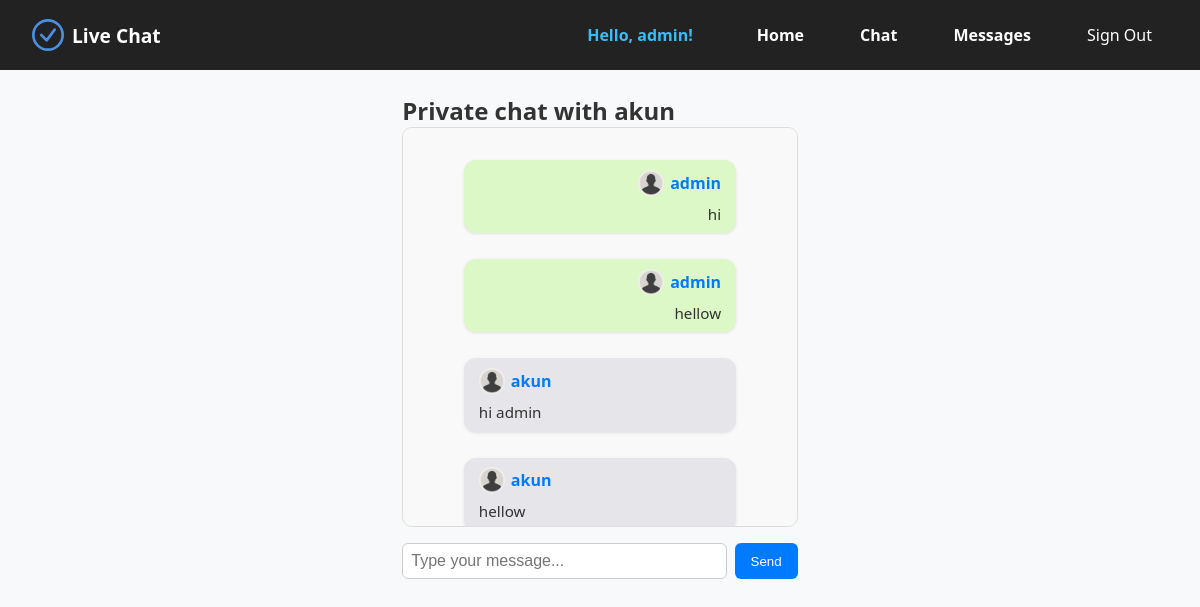
Screenshot of /chat/private/akun/ (signed in) with the database file from the repository.
### main/models.py (models this page shows, shortened)
class Profile(models.Model):
    user = models.OneToOneField(User, on_delete=models.CASCADE)
    name = models.CharField(max_length=100, blank=True)
    image = models.ImageField(upload_to='profile_pics/', blank=True, null=True)

class PrivateMessage(models.Model):
    room = models.ForeignKey(PrivateChatRoom, on_delete=models.CASCADE, related_name='messages')
    user = models.ForeignKey(User, on_delete=models.CASCADE)
    content = models.TextField()
    timestamp = models.DateTimeField(auto_now_add=True)

### main/views.py (the view)
# urls.py: path('chat/private/<str:username>/', views.private_chat_view, name='private_chat'),
@login_required
def private_chat_view(request, username):
    other_user = get_object_or_404(User, username=username)
    if other_user == request.user:
        return redirect('profile_detail', username=username)
    rooms = PrivateChatRoom.objects.annotate(num_participants=Count('participants')).filter(
        participants=request.user,
        num_participants=2
    )
    room = None
    for r in rooms:
        if r.participants.filter(id=other_user.id).exists():
            room = r
            break
    if not room:
        room = PrivateChatRoom.objects.create()
        room.participants.set([request.user, other_user])
        room.save()
    messages = room.messages.all().order_by('timestamp')
    return render(request, 'main/private_chat.html', {
        'room': room,
        'other_user': other_user,
        'messages': messages,
    })

### templates/main/private_chat.html (shortened to what this page needs)
{% extends 'main/base.html' %}
{% load static %}
{% block content %}
<div class="chat-container">
  <h2 class="chat-title">Private chat with {{ other_user.username }}</h2>
  <div id="chat-box" class="chat-box">
    {% for msg in messages %}
      <div class="message-container {% if msg.user == request.user %}own-message{% endif %}">
        <div class="message-content">
          <a href="/profile/{{ msg.user.username }}/" class="user-link">
            <img src="{% if msg.user.profile.image %}{{ msg.user.profile.image.url }}{% else %}{% static 'images/default.png' %}{% endif %}"
                 alt="pfp"
                 class="profile-pic"
                 data-username="{{ msg.user.username }}">
            <strong class="username" data-username="{{ msg.user.username }}">
              {{ msg.user.profile.name|default:msg.user.username }}
            </strong>
          </a>
          <span class="message-text">{{ msg.content }}</span>
        </div>
      </div>
    {% endfor %}
  </div>
  <form id="chat-form" class="chat-form" onsubmit="event.preventDefault(); sendMessage();">
    <input type="text" id="message-input" autocomplete="off" placeholder="Type your message..." />
    <button type="submit">Send</button>
  </form>
</div>
{% endblock %}

### templates/main/base.html (shortened to what this page needs)
<!DOCTYPE html>
<html lang="en">
<head>
  {% load static %}
  <link rel="stylesheet" href="{% static 'css/style.css' %}">
</head>
<body>
 <nav>
  <ul class="navbar navbar-left">
    <li>
      <a href="{% url 'home' %}" class="logo-link">
        <img src="{% static 'images/logo.svg' %}" alt="Logo" class="logo" />
        <span class="site-name">Live Chat</span>
      </a>
    </li>
  </ul>
  <ul class="navbar navbar-right">
    {% if user.is_authenticated %}
      <li class="welcome-user">Hello, {{ user.profile.name|default:user.username }}!</li>
      <li><a href="{% url 'home' %}">Home</a></li>
      <li><a href="{% url 'public_chat' %}">Chat</a></li>
      <li><a href="{% url 'private_chat_list' %}">Messages</a></li>
      <li>
        <form method="POST" action="{% url 'account_logout' %}" style="display:inline;">
          <button type="submit" class="btn-link">Sign Out</button>
        </form>
      </li>
    {% endif %}
  </ul>
  </nav>
  {% block content %}{% endblock %}
</body>
</html>

### static/css/style.css (style rules this page uses)
* { box-sizing: border-box; margin: 0; padding: 0; }
body { font-family: 'Segoe UI', Tahoma, Geneva, Verdana, sans-serif; background-color: #f8f9fa; color: #333; min-height: 100vh; display: flex; flex-direction: column; }
nav { background-color: #222; padding: 1rem 2rem; }
nav { background-color: #222; padding: 1rem 2rem; display: flex; justify-content: space-between; align-items: center; }
.navbar-left { list-style: none; display: flex; align-items: center; margin: 0; padding: 0; }
.logo-link { display: flex; align-items: center; text-decoration: none; color: white; }
.logo { height: 32px; width: 32px; margin-right: 0.5rem; }
.site-name { font-size: 1.2rem; font-weight: bold; color: white; }
.navbar-right { list-style: none; display: flex; align-items: center; gap: 1.5rem; margin: 0; padding: 0; }
.welcome-user { font-weight: bold; color: #38bdf8; }
.navbar-right a, .btn-link { color: #ffffff; font-weight: 600; font-size: 16px; text-decoration: none; padding: 0.5rem 1rem; border-radius: 4px; transition: background-color 0.3s ease; }
.btn-link { background: none; border: none; font: inherit; cursor: pointer; }
.logo-link { display: flex; align-items: center; text-decoration: none; }
.logo { width: 32px; height: 32px; margin-right: 0.5rem; }
.welcome-user { margin-right: 1.5rem; font-weight: bold; color: #38bdf8; }
.message-container { margin: 1rem auto; max-width: 600px; width: 90%; }

### templates/main/private_chat.html (style rules this page uses)
.chat-container { max-width: 700px; margin: 0 auto; padding: 1.5rem; }
.chat-box { border: 1px solid #ddd; background-color: #f9f9f9; border-radius: 10px; padding: 1rem; height: 400px; overflow-y: auto; margin-bottom: 1rem; display: flex; flex-direction: column; }
.message-container { max-width: 75%; word-wrap: break-word; padding: 0.6rem 0.9rem; margin-bottom: 10px; border-radius: 12px; box-shadow: 0 1px 3px rgba(0,0,0,0.1); clear: both; }
.own-message { background-color: #dcf8c6; margin-left: auto; text-align: right; }
.message-container:not(.own-message) { background-color: #e5e5ea; margin-right: auto; }
.user-link { display: inline-flex; align-items: center; text-decoration: none; margin-bottom: 4px; color: #007bff; }
.profile-pic { width: 26px; height: 26px; border-radius: 50%; margin-right: 6px; cursor: pointer; }
.username { font-weight: 600; cursor: pointer; }
.message-text { display: block; color: #333; margin-top: 3px; font-size: 0.95rem; word-wrap: break-word; }
.chat-form { display: flex; gap: 0.5rem; }
#message-input { flex: 1; padding: 0.5rem; border: 1px solid #ccc; border-radius: 6px; font-size: 1rem; }
.chat-form button { padding: 0.5rem 1rem; background-color: #007bff; border: none; color: white; border-radius: 6px; cursor: pointer; }

### rows the page displays
PrivateMessage: user.profile.name "admin", content "hi"
PrivateMessage: user.profile.name "admin", content "hellow"
PrivateMessage: user.profile.name "akun", content "hi admin"
PrivateMessage: user.profile.name "akun", content "hellow"

### other values shown
{{ user.profile.name|default:user.username }} "admin"
{{ other_user.username }} "akun"
